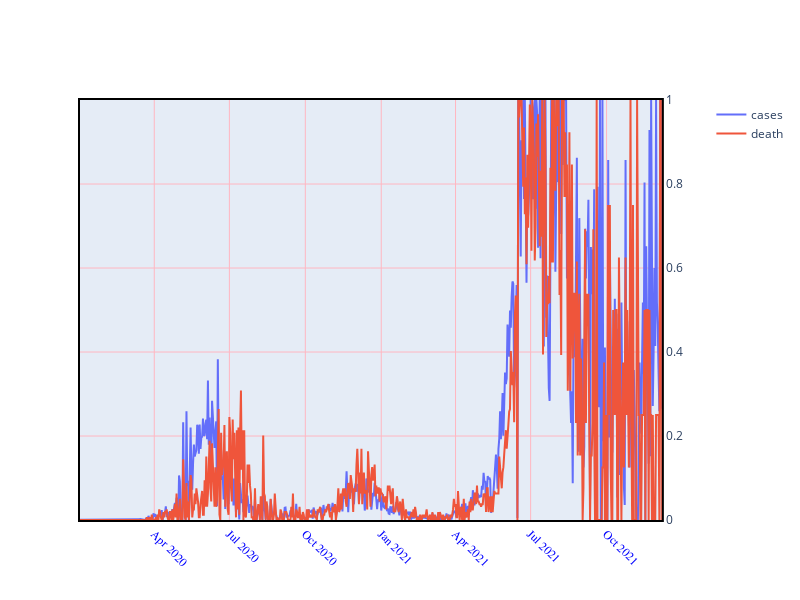

Here is the notebook cell this chart was saved with:
### Code cell
#'это превый грфик'
trace1 = go.Scatter(
        x=dfc.index,
        y=dfcsr['Afghanistan'],
        name='cases',
        yaxis='y2'
    )
trace2 = go.Scatter(
        x=dfd.index,
        y=dfdsr['Afghanistan'],
        name='death',
        yaxis='y2'
    )
fig = make_subplots(specs=[[{"secondary_y": True}]])
fig.add_trace(trace1)
fig.add_trace(trace2, secondary_y=True)
fig['layout'].update(height=600, width=800, xaxis=dict(
        tickangle=45
    ))
fig.update_yaxes(range=[0, 1])
fig.update_xaxes(showline=True, linewidth=2, linecolor='black', mirror=True, gridcolor='LightPink')
fig.update_xaxes(tickangle=45, tickfont=dict(family='Rockwell', color='blue', size=12))
fig.update_yaxes(showline=True, linewidth=2, linecolor='black', mirror=True, gridcolor='LightPink')
fig.show()

### Figure 1 — Plotly figure (JSON) as saved in the notebook; plotly's stock layout.template omitted (floating-point values rounded to 4 significant figures; data arrays with more than 128 entries replaced by an {"elided": "..."} marker saying what was removed)
{"data": [{"name": "cases", "type": "scatter", "x": {"elided": "706 str values"}, "y": {"elided": "706 float values"}, "yaxis": "y2"}, {"name": "death", "type": "scatter", "x": {"elided": "706 str values"}, "xaxis": "x", "y": {"elided": "706 float values"}, "yaxis": "y2"}], "layout": {"height": 600, "width": 800, "xaxis": {"anchor": "y", "domain": [0, 0.94], "gridcolor": "LightPink", "linecolor": "black", "linewidth": 2, "mirror": true, "showline": true, "tickangle": 45, "tickfont": {"color": "blue", "family": "Rockwell", "size": 12}}, "yaxis": {"anchor": "x", "domain": [0, 1], "gridcolor": "LightPink", "linecolor": "black", "linewidth": 2, "mirror": true, "range": [0, 1], "showline": true}, "yaxis2": {"anchor": "x", "gridcolor": "LightPink", "linecolor": "black", "linewidth": 2, "mirror": true, "overlaying": "y", "range": [0, 1], "showline": true, "side": "right"}}}
